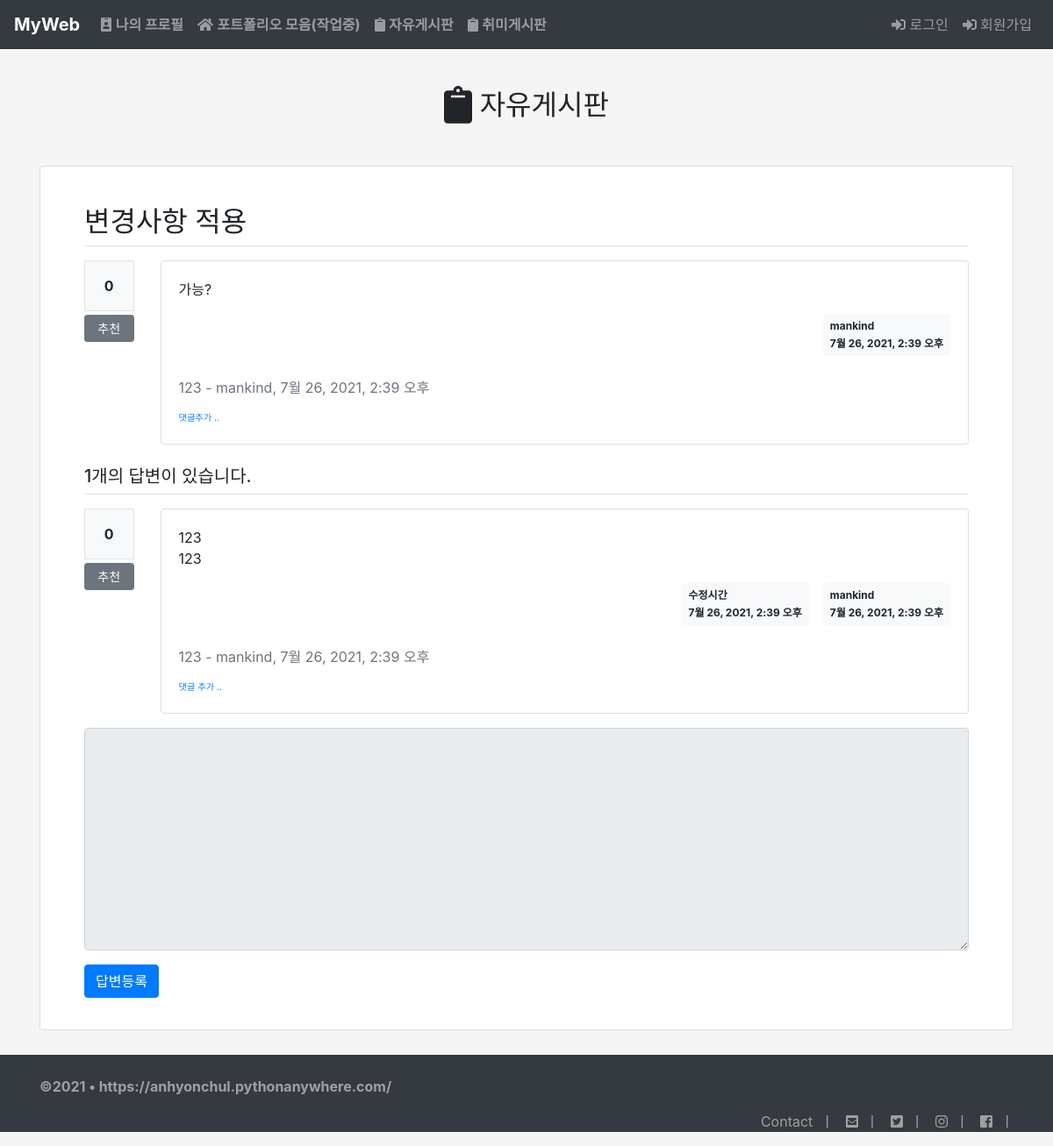
The page /pybo/80/ on the database its author committed.
### pybo/models.py (models this page shows, shortened)
class Question(models.Model):
    author = models.ForeignKey(User, on_delete=models.CASCADE, related_name='author_question')
    subject = models.CharField(max_length=200) #제목 200자. 한글로 하면 100자
    content = models.TextField()               # 내용
    create_date = models.DateTimeField()       # 날자 시간
    modify_date = models.DateTimeField(null=True, blank=True) # 수정한시간
    voter = models.ManyToManyField(User, related_name='voter_question')

class Comment(models.Model):
    author = models.ForeignKey(User, on_delete=models.CASCADE)
    content = models.TextField()
    create_date = models.DateTimeField()
    modify_date = models.DateTimeField(null=True, blank=True)
    question = models.ForeignKey(Question, null=True, blank=True, on_delete=models.CASCADE)
    answer = models.ForeignKey(Answer, null=True, blank=True, on_delete=models.CASCADE)

class Answer(models.Model):
    author = models.ForeignKey(User, on_delete=models.CASCADE, related_name='author_answer')
    question = models.ForeignKey(Question, on_delete=models.CASCADE)
    content = models.TextField()
    create_date = models.DateTimeField()
    modify_date = models.DateTimeField(null=True, blank=True)
    voter = models.ManyToManyField(User, related_name='voter_answer')

### pybo/views/base_views.py (the view)
# urls.py: path('<int:question_id>/', base_views.detail, name='detail'),
def detail(request, question_id):
    question = get_object_or_404(Question, pk=question_id)
    context = {'question': question}
    return render(request, 'pybo/question_detail.html', context)

### pybo2/templatetags/pybo_filter.py (called while the page is built)
@register.filter
def mark(value):
    extensions = ["nl2br", "fenced_code"]
    return mark_safe(markdown.markdown(value, extensions=extensions))

### templates/pybo/question_detail.html (shortened to what this page needs)
{% extends 'base.html' %}
{% load pybo_filter %}
{% block content %}
<div class="container my-1">
    <div class="text-center">
        <h2 class="my-5"><i class="fas fa-clipboard fa-lg"></i> 자유게시판</h2>
    </div>
    <div class="card col-12">
        <div class="card-body">
          <div class="container my-3">
            <h2 class="border-bottom py-2">{{ question.subject }}</h2>
            <div class="row my-3">
              <div class="col-1">
                <div class="bg-light text-center p-3 border font-weight-bolder mb-1">
                  {{ question.voter.count }}
                </div>
                <a href="#" data-uri="{% url 'pybo:vote_question' question.id %}"
                   class="recommend btn btn-sm btn-secondary btn-block my-1">추천</a>
              </div>
              <div class="col-11">
                <div class="card">
                  <div class="card-body">
                    <div class="card-text">{{ question.content|mark }}</div>
                    <div class="d-flex justify-content-end">
                      <div class="badge badge-light p-2 text-left">
                        <div class="mb-2">{{ question.author.username }}</div>
                        <div>{{ question.create_date }}</div>
                      </div>
                    </div>
                    {% if question.comment_set.count > 0 %}
                    <div class="mt-3">
                    {% for comment in question.comment_set.all %}
                      <div class="comment py-2 text-muted">
                        <span style="white-space:pre-line;">{{ comment.content }}</span>
                        <span>
                          - {{ comment.author }}, {{ comment.create_date }}
                        </span>
                      </div>
                    {% endfor %}
                    </div>
                    {% endif %}
                    <div>
                      <a href="{% url 'pybo:comment_create_question' question.id %}"
                         class="small"><small>댓글추가 ..</small></a>
                    </div>
                  </div>
                </div>
              </div>
            </div>
            <h5 class="border-bottom my-3 py-2">
              {{ question.answer_set.count }}개의 답변이 있습니다.
            </h5>
            {% for answer in question.answer_set.all %}
            <div class="row my-3">
              <div class="col-1">
                <div class="bg-light text-center p-3 border font-weight-bolder mb-1>">
                  {{ answer.voter.count }}
                </div>
                <a href="#" data-uri="{% url 'pybo:vote_answer' answer.id %}"
                   class="recommend btn btn-sm btn-secondary btn-block my-1">추천</a>
              </div>
              <div class="col-11">
                <div class="card">
                  <div class="card-body">
                    <div class="card-text">{{ answer.content|mark }}</div>
                    <div class="d-flex justify-content-end">
                      {% if answer.modify_date %}
                      <div class="badge badge-light p-2 text-left mx-3">
                        <div class="mb-2">수정시간</div>
                        <div>{{ answer.modify_date }}</div>
                      </div>
                      {% endif %}
                      <div class="badge badge-light p-2 text-left">
                        <div class="mb-2">{{ answer.author.username }}</div>
                        <div>{{ answer.create_date }}</div>
                      </div>
                    </div>
                    {% if answer.comment_set.count > 0 %}
                    <div class="mt-3">
                    {% for comment in answer.comment_set.all %}
                      <div class="comment py-2 text-muted">
                        <span style="white-space: pre-line;">{{ comment.content }}</span>
                        <span>
                          - {{ comment.author }}, {{ comment.create_date }}
                        </span>
                      </div>
                    {% endfor %}
                    </div>
                    {% endif %}
                    <div>
                      <a href="{% url 'pybo:comment_create_answer' answer.id %}"
                         class="small"><small>댓글 추가 ..</small></a>
                    </div>
                  </div>
                </div>
              </div>
            </div>
            {% endfor %}
            <form action="{% url 'pybo:answer_create' question.id %}" method="post" class="my-3">
              <div class="form-group">
                <textarea {% if not user.is_authenticated %}disabled{% endif %}
                          name="content" id="content" class="form-control" rows="10"></textarea>
              </div>
              <input type="submit" value="답변등록" class="btn btn-primary">
            </form>
          </div>
        </div>
    </div>
</div>
{% endblock %}

### rows shown on the page
Question: subject "변경사항 적용", voter.count "0", content|mark "가능?", author.username "mankind", create_date "7월 26, 2021, 2:39 오후", answer_set.count "1"
Comment: content "123", author "mankind", create_date "7월 26, 2021, 2:39 오후"
Answer: voter.count "0", content|mark "123 123", modify_date "7월 26, 2021, 2:39 오후", author.username "mankind", create_date "7월 26, 2021, 2:39 오후"
Comment: content "123", author "mankind", create_date "7월 26, 2021, 2:39 오후"
